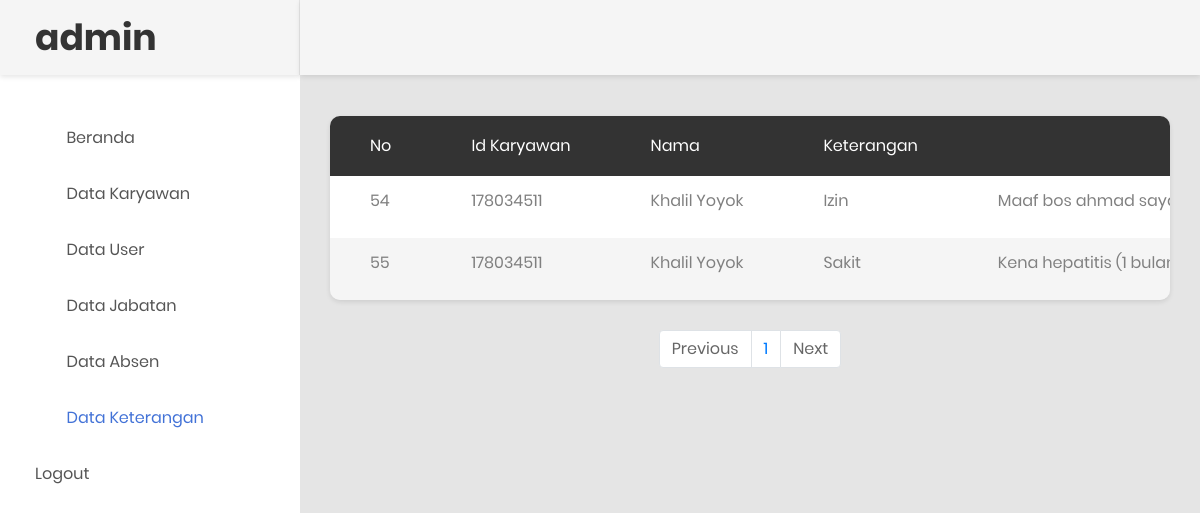
Page /data_keterangan.php (signed in) on the committed database.
### tables this page shows
CREATE TABLE `tb_keterangan` (
  `id` int(11) NOT NULL,
  `id_karyawan` varchar(11) NOT NULL,
  `nama` varchar(255) NOT NULL,
  `keterangan` varchar(255) NOT NULL,
  `alasan` text NOT NULL,
  `waktu` varchar(255) NOT NULL,
  `bukti` varchar(50) NOT NULL
);

### paging_ket.php (the view, shortened to what this page needs)
<head>
</head>
<?php
include 'koneksi.php';
$batas = 5;
$halaman = isset($_GET['halaman']) ? (int)$_GET['halaman'] : 1;
$halaman_awal = ($halaman>1) ? ($halaman * $batas) - $batas : 0;
$data_karyawan = mysqli_query($koneksi, "SELECT * FROM tb_keterangan LIMIT $halaman_awal, $batas");
while ($row=mysqli_fetch_array($data_karyawan)) {
 ?>
  <tr>
                                                <td><?php echo $row['id']; ?></td>
                                                <td><?php echo $row['id_karyawan']; ?></td>
                                                <td><?php echo $row['nama']; ?></td>
                                                <td><?php echo $row['keterangan']; ?></td>
                                                <td><?php echo $row['alasan']; ?></td>
                                            </tr>
                                        <?php } ?>

### rows in the picture
tb_keterangan: id "54", id_karyawan "178034511", nama "Khalil Yoyok", keterangan "Izin", alasan "Maaf bos ahmad…"
tb_keterangan: id "55", id_karyawan "178034511", nama "Khalil Yoyok", keterangan "Sakit", alasan "Kena hepatitis (1…"
